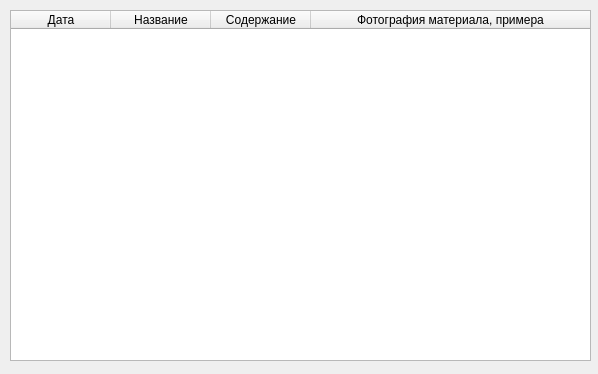
<?xml version="1.0" encoding="UTF-8"?>
<ui version="4.0">
 <class>Form</class>
 <widget class="QWidget" name="Form">
  <property name="geometry">
   <rect>
    <x>0</x>
    <y>0</y>
    <width>598</width>
    <height>374</height>
   </rect>
  </property>
  <property name="windowTitle">
   <string>Form</string>
  </property>
  <widget class="QTableWidget" name="tbl_tasks">
   <property name="enabled">
    <bool>true</bool>
   </property>
   <property name="geometry">
    <rect>
     <x>10</x>
     <y>10</y>
     <width>581</width>
     <height>351</height>
    </rect>
   </property>
   <property name="styleSheet">
    <string notr="true"/>
   </property>
   <property name="editTriggers">
    <set>QAbstractItemView::NoEditTriggers</set>
   </property>
   <property name="dragEnabled">
    <bool>false</bool>
   </property>
   <property name="alternatingRowColors">
    <bool>false</bool>
   </property>
   <property name="showGrid">
    <bool>true</bool>
   </property>
   <property name="gridStyle">
    <enum>Qt::SolidLine</enum>
   </property>
   <property name="sortingEnabled">
    <bool>true</bool>
   </property>
   <property name="wordWrap">
    <bool>true</bool>
   </property>
   <property name="cornerButtonEnabled">
    <bool>true</bool>
   </property>
   <attribute name="horizontalHeaderCascadingSectionResizes">
    <bool>false</bool>
   </attribute>
   <attribute name="horizontalHeaderMinimumSectionSize">
    <number>50</number>
   </attribute>
   <attribute name="horizontalHeaderStretchLastSection">
    <bool>true</bool>
   </attribute>
   <attribute name="verticalHeaderVisible">
    <bool>false</bool>
   </attribute>
   <attribute name="verticalHeaderHighlightSections">
    <bool>true</bool>
   </attribute>
   <attribute name="verticalHeaderShowSortIndicator" stdset="0">
    <bool>false</bool>
   </attribute>
   <attribute name="verticalHeaderStretchLastSection">
    <bool>false</bool>
   </attribute>
   <column>
    <property name="text">
     <string>Дата</string>
    </property>
   </column>
   <column>
    <property name="text">
     <string>Название</string>
    </property>
   </column>
   <column>
    <property name="text">
     <string>Содержание</string>
    </property>
   </column>
   <column>
    <property name="text">
     <string>Фотография материала, примера</string>
    </property>
   </column>
  </widget>
 </widget>
 <resources/>
 <connections/>
</ui>
